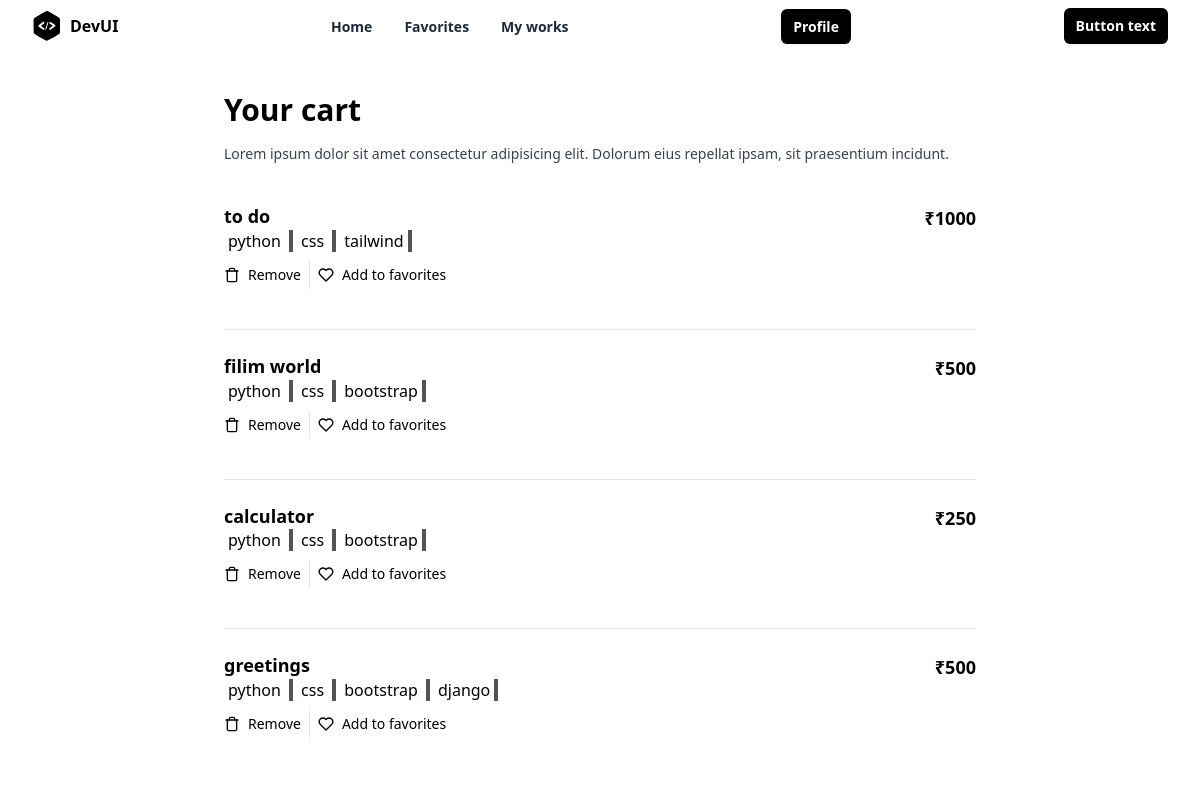
Page /works/all/ (signed in) on the committed database.
### store/models.py (models this page shows, shortened)
class Project(models.Model):
    title=models.CharField(max_length=200)
    description=models.TextField()
    tag_objects=models.ManyToManyField(Tag)
    owner=models.ForeignKey(User,on_delete=models.CASCADE,related_name="projects")
    thumbnail=EmbedVideoField()
    price=models.PositiveIntegerField()
    files=models.FileField(upload_to="projects",null=True)
    created_date=models.DateTimeField(auto_now_add=True)
    updated_date=models.DateTimeField(auto_now=True)
    is_active=models.BooleanField(default=True)

class Tag(models.Model):
    title=models.CharField(max_length=200,unique=True)
    created_date=models.DateTimeField(auto_now_add=True)
    updated_date=models.DateTimeField(auto_now=True)
    is_active=models.BooleanField(default=True)
    def __str__(self) -> str:
        return self.title

### store/views.py (the view)
# urls.py: path('works/all/', views.MyProjectListView.as_view(),name="myworks"),
class MyProjectListView(View):
    def get(self,request,*args,**kwargs):
        qs=request.user.projects.all()
        return render(request,"store/myprojects.html",{"works":qs})

### store/templates/store/myprojects.html (shortened to what this page needs)
{%extends 'store/base.html'%}
{%load embed_video_tags%}
{%block main_block%}
   <div class="mx-auto flex max-w-3xl flex-col space-y-4 p-6 px-2 sm:p-10 sm:px-2">
  <h2 class="text-3xl font-bold">Your cart</h2>
  <p class="mt-3 text-sm font-medium text-gray-700">
    Lorem ipsum dolor sit amet consectetur adipisicing elit. Dolorum eius
    repellat ipsam, sit praesentium incidunt.
  </p>
  <ul class="flex flex-col divide-y divide-gray-200">
   {%for w in works%}
   <li class="flex flex-col py-6 sm:flex-row sm:justify-between">
      <div class="flex w-full space-x-2 sm:space-x-4">
        <div class="flex w-full flex-col justify-between pb-4">
          <div class="flex w-full justify-between space-x-2 pb-2">
            <div class="space-y-1">
              <h3 class="text-lg font-semibold leading-snug sm:pr-8">
                {{w.title}}
              </h3>
              {%for t in w.tag_objects.all%}
              <span class="border-e-4 px-1 border-stone-600 me-1 ">
                {{t}}
              </span>
              {%endfor%}
            </div>
            <div class="text-right">
              <p class="text-lg font-semibold">₹{{w.price}}</p>
            </div>
          </div>
          <div class="flex divide-x text-sm">
            <a
            href="{%url 'work-delete' w.id%}"
              type="button"
              class="flex items-center space-x-2 px-2 py-1 pl-0"
            >
              <span>Remove</span>
            </a>
            <button type="button" class="flex items-center space-x-2 px-2 py-1">
              <span>Add to favorites</span>
            </button>
          </div>
        </div>
      </div>
    </li>
   {%endfor%}
  </ul>
</div>
{%endblock%}

### rows in the picture
Project: title "to do", price "1000"
Tag: title "python"
Tag: title "css"
Tag: title "tailwind"
Project: title "filim world", price "500"
Tag: title "bootstrap"
Project: title "calculator", price "250"
Project: title "greetings", price "500"
Tag: title "django"
